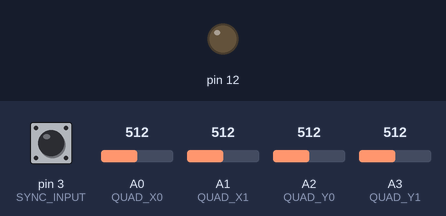
The sketch below on a simulated Arduino Nano, built with avr-gcc and run on an emulated ATmega328P. Shown: output pins drawn as LEDs (lit = HIGH). Dashed ring = blinking. Inputs (shaded band) come from the test bench; at power-on: pin 3 (SYNC_INPUT) HIGH, A2 (QUAD_Y0) = 512, A0 (QUAD_X0) = 512, A1 (QUAD_X1) = 512, A3 (QUAD_Y1) = 512.

Above: at 1.2 s.
1.3 s: pin 3 (SYNC_INPUT) pulsed LOW 5 times (0.12 s each, 0.3 s apart)
At 1.87 s:
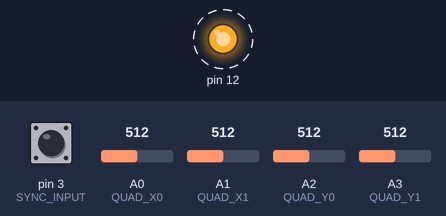
4.3 s: pin 3 (SYNC_INPUT) driven LOW
At 5.0 s:
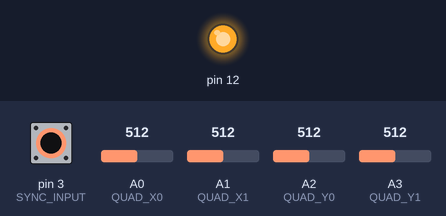
Timing chart, 0 to 5.6 s (numbered marks = the images above; inputs shaded):
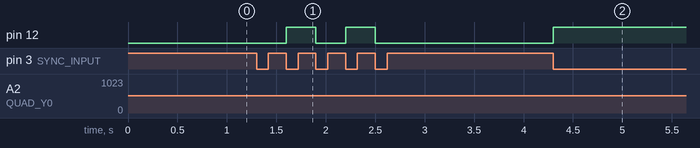

Measured:
- after the input at 1.3 s, pin 12: alternates HIGH for 0.30 s and LOW for 0.30 s, 4 changes in all, then stays LOW, starting after 0.30 s
- after the input at 4.3 s, pin 12: LOW → HIGH at once

The sketch:

5717emu.ino
```cpp
// (licence header left out)
#include <avr/io.h>
#include <avr/interrupt.h>
//#include <math.h>

/* run calibration at startup */
//#define CALIBRATE

/* number of samples to take to calibrate quad sensors */
#define CALIBRATION_ROUNDS 1000

/* Calibration values (maximum voltage for each sensor) for YOUR mouse sensors */
#define MAX_X0 739
#define MAX_X1 656
#define MAX_Y0 546
#define MAX_Y1 973

/* Hysteresis: plus/minus this from the middle between low and high range for sensors */
#define QUAD_HYSTERESIS 20

/*
   Pin connections
*/

// Analog inputs: Quadrature Encoder wheels (photosensors)
#define QUAD_X0 A0
#define QUAD_X1 A1
#define QUAD_Y0 A2
#define QUAD_Y1 A3

#define RIGHT_BUTTON 4

//#define SCHMITT_TRIGGER_ON_2

#ifdef SCHMITT_TRIGGER_ON_2
// sync input (POT_Y from C64)
#define SYNC_INPUT 2
#define SYNC_MODE LOW
#else
#define SYNC_INPUT 3
#define SYNC_MODE LOW
#endif

// Joystick directions (Up is sent for Right button!)
#define JOY_UP 5
#define JOY_DOWN 6
#define JOY_RIGHT 7
#define JOY_LEFT 8

// Outputs
#define POT_X 9
#define POT_Y 10

// Quad raw (analog values)
uint16_t raw_x0, raw_x1, raw_y0, raw_y1;

uint8_t x0 = 0;
uint8_t x1 = 0;
uint8_t y0 = 0;
uint8_t y1 = 0;

uint8_t old_x = 0;
uint8_t old_y = 0;

volatile uint8_t x_pos = 0;
volatile uint8_t y_pos = 0;

//#define raw2bit(Q,R,MAX_R) { if (Q == 0) { if (R > (MAX_R/2+QUAD_HYSTERESIS)) Q = 1; } else { if (R < (MAX_R/2-QUAD_HYSTERESIS)) Q = 0; } }
#define raw2bit(Q,R,MAX_R) { if (R > (MAX_R/2+QUAD_HYSTERESIS)) Q = 1; if (R < (MAX_R/2-QUAD_HYSTERESIS)) Q = 0; }

/* Unused alternative approach: calculate phase angle of quad signal */
#define norm_x0 ((raw_x0 - (MAX_X0/2.0f))/(MAX_X0/2.0f))
#define norm_x1 ((raw_x1 - (MAX_X1/2.0f))/(MAX_X1/2.0f))
#define norm_y0 ((raw_y0 - (MAX_Y0/2.0f))/(MAX_Y0/2.0f))
#define norm_y1 ((raw_y1 - (MAX_Y1/2.0f))/(MAX_Y1/2.0f))
#define angle_y() (int16_t)(atanf(norm_y0/norm_y1)*100)
#define angle_x() (int16_t)(atanf(norm_x0/norm_x1)*100)

void update_pos_y()
{
  raw_y0 = analogRead(QUAD_Y0);
  raw_y1 = analogRead(QUAD_Y1);

  raw2bit(y0, raw_y0, MAX_Y0);
  raw2bit(y1, raw_y1, MAX_Y1);

  /* Gray code to binary */
  y0 = (y1 ? y0 : 1 - y0);

  /* to single two-bit-number */
  uint8_t y = y1 * 2 + y0;
  int8_t y_dir = 0;

  switch (old_y) {
    case 0b00: if (y == 0b01) y_dir = +1; else if (y == 0b11) y_dir = -1 ; break;
    case 0b01: if (y == 0b10) y_dir = +1; else if (y == 0b00) y_dir = -1 ; break;
    case 0b10: if (y == 0b11) y_dir = +1; else if (y == 0b01) y_dir = -1 ; break;
    case 0b11: if (y == 0b00) y_dir = +1; else if (y == 0b10) y_dir = -1 ; break;
    default: break;
  }

  y_pos = (y_pos + y_dir) & 0x3F;

  old_y = y;
}


void update_pos_x()
{
  raw_x0 = analogRead(QUAD_X0);
  raw_x1 = analogRead(QUAD_X1);
  raw2bit(x0, raw_x0, MAX_X0);
  raw2bit(x1, raw_x1, MAX_X1);

  /* Gray code to binary */
  x0 = (x1 ? x0 : 1 - x0);

  /* to single two-bit-number */
  uint8_t x = x1 * 2 + x0;
  int8_t x_dir = 0;

  switch (old_x) {
    case 0b00: if (x == 0b01) x_dir = +1; else if (x == 0b11) x_dir = -1 ; break;
    case 0b01: if (x == 0b10) x_dir = +1; else if (x == 0b00) x_dir = -1 ; break;
    case 0b10: if (x == 0b11) x_dir = +1; else if (x == 0b01) x_dir = -1 ; break;
    case 0b11: if (x == 0b00) x_dir = +1; else if (x == 0b10) x_dir = -1 ; break;
    default: break;
  }
  x_pos = (x_pos + x_dir) % 64;
  old_x = x;
}


#ifdef CALIBRATE
// Quad Maximums for calibration
uint16_t max_x0 = 0;
uint16_t max_x1 = 0;
uint16_t max_y0 = 0;
uint16_t max_y1 = 0;

void calibrate()
{
  Serial.print("Calibrating...Move around both axes NOW for a good result...\n");
  for (uint16_t counter = 0; counter < CALIBRATION_ROUNDS; counter++)
  {
    update_pos_x();
    update_pos_y();

    if (raw_x0 > max_x0) max_x0 = raw_x0;
    if (raw_x1 > max_x1) max_x1 = raw_x1;
    if (raw_y0 > max_y0) max_y0 = raw_y0;
    if (raw_y1 > max_y1) max_y1 = raw_y1;
    delay(30);
  }
  char quad_nums[64];
  snprintf(quad_nums, 64, "Calibrated: Max: X0 %04u, X1 %04u, Y0 %04u, Y1 %04u\n", max_x0, max_x1, max_y0, max_y1);
  Serial.print(quad_nums);
  delay(5000);
}
#endif // CALIBRATE

uint8_t current_dir = 0;

/* Update one alternating direction, takes ca. 240uS */
void update_one_direction()
{
  if (current_dir == 0) {
    update_pos_x();
    current_dir = 1;
  } else {
    update_pos_y();
    current_dir = 0;
  }

}

/* start high-precision timer at 0 "jiffies" (0.5µS) */
inline void hpTimerStart()
{
  TCCR1A = 0;
  TCCR1B = 0;

  TCNT1 = 0; // reset counter
  TIMSK1 = 0; // no interrupts, no compare stuff.

  TCCR1B |=  (0 << CS12) | (1 << CS11) | (0 >> CS10); // Prescaler: 8 (1count == 0.5µS), start clock
}

/* wait for timer to pass us Microseconds */
inline void hpTimerWaituS(uint16_t us)
{
  while (TCNT1 < (us * 2)) {
    asm volatile ("NOP");
  }
}

/* Delay-encoded value in Host cycles */
uint16_t x_delay;
uint16_t y_delay;

#define triStatePin(PIN) pinMode(PIN, INPUT);
#define pullUpPin(PIN) digitalWrite(PIN, HIGH);pinMode(PIN, OUTPUT);

/* One cycle of

 *  * Measuring one axis
 *  * Transmitting both axes to C64
*/
void measureTransmitCycle() {
  uint16_t t = TCNT1;
  hpTimerStart();

  // pinMode(SYNC_INPUT, INPUT);
  // Diagnose: LED is on while the interrupt procedure runs
  digitalWrite(LED_BUILTIN, HIGH);

  // Toggle pin 12 if the interrupt pin missed a sync event
  if (t > 1060) {
    // we skipped a beat!
    digitalWrite(12, ! digitalRead(12) );
  }


  /* tristate pins */
 // triStatePin(POT_X);
 // triStatePin(POT_Y);

  update_one_direction(); // takes approx. 240us


  /* Position to delay (2uS per value) */
  x_delay = (x_pos * 2);
  y_delay = (y_pos * 2);

  /* wait 256µS (half of the SID measuring cycle) plus another 64 (ca. 65µS) */
#define TX_START_OFFSET 320

  /* wait until 480µS elapsed before tristating the POT pins again */
#define TX_END_OFFSET 480

  // Start 5µs "early", because switching from tristate to high takes some time
  uint16_t xtime = (TX_START_OFFSET + x_delay - 5 ) * 2;
  uint16_t ytime = (TX_START_OFFSET + y_delay - 5 ) * 2;
  uint8_t xset = 0;
  uint8_t yset = 0;
  while (TCNT1 <= TX_END_OFFSET * 2) {
    if (!xset && TCNT1 >= xtime) {
      pullUpPin(POT_X);
      xset = 1;
    }
    if (!yset && TCNT1 >= ytime) {
      pullUpPin(POT_Y);
      yset = 1;
    }
  }
  /* tristate pins */
  triStatePin(POT_X);
  triStatePin(POT_Y);

  digitalWrite(LED_BUILTIN, LOW);
}

void setup() {
  // Inputs
  pinMode(QUAD_X0, INPUT);
  pinMode(QUAD_X1, INPUT);
  pinMode(QUAD_Y0, INPUT);
  pinMode(QUAD_Y1, INPUT);
  pinMode(RIGHT_BUTTON, INPUT);

  pinMode(2, INPUT);
  pinMode(3, INPUT);

  pinMode(SYNC_INPUT, INPUT);

  /* Caution: they are pulled high inside CIA, and are intended to be shorted to ground to trigger.
   *  I guess it's a bad idea to pull them high here (see https://www.c64-wiki.de/wiki/Controlport)
   *
   *  We leave them as input for now.
   */
  pinMode(JOY_UP, INPUT);
  pinMode(JOY_DOWN, INPUT);
  pinMode(JOY_RIGHT, INPUT);
  pinMode(JOY_LEFT, INPUT);

  // Outputs
  pinMode(12, OUTPUT);
  digitalWrite(12, LOW);

  triStatePin( POT_X);
  triStatePin( POT_Y);

#ifdef CALIBRATE
  Serial.begin(115200);
  calibrate();
#endif

  attachInterrupt(digitalPinToInterrupt(SYNC_INPUT), measureTransmitCycle, SYNC_MODE);
}


void loop()
{
  /* do nothing here, all work is done in the interrupt routine */
  while (true) {
    asm ("NOP");
    /* if (TCNT1 > 1040) {
       digitalWrite(12, ! digitalRead(12) );
       noInterrupts();
       measureTransmitCycle();
       interrupts();
      } */
  }
}
```
